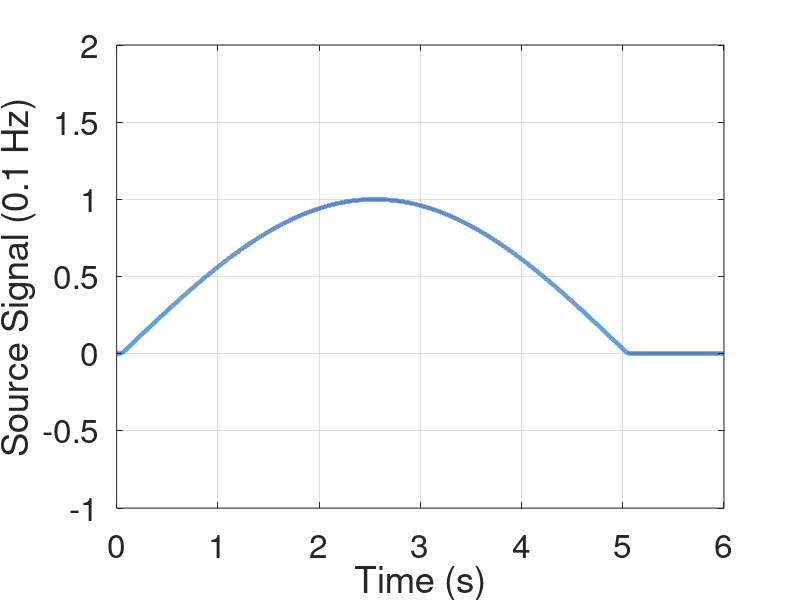
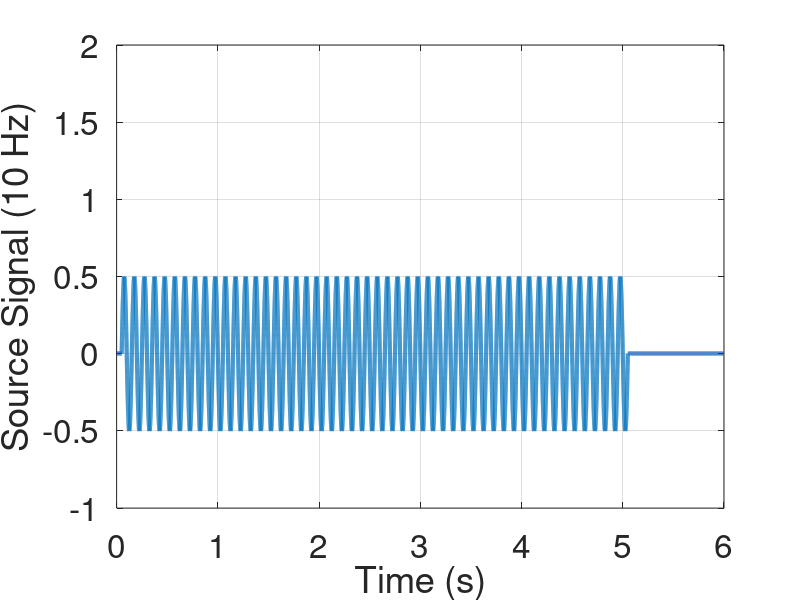
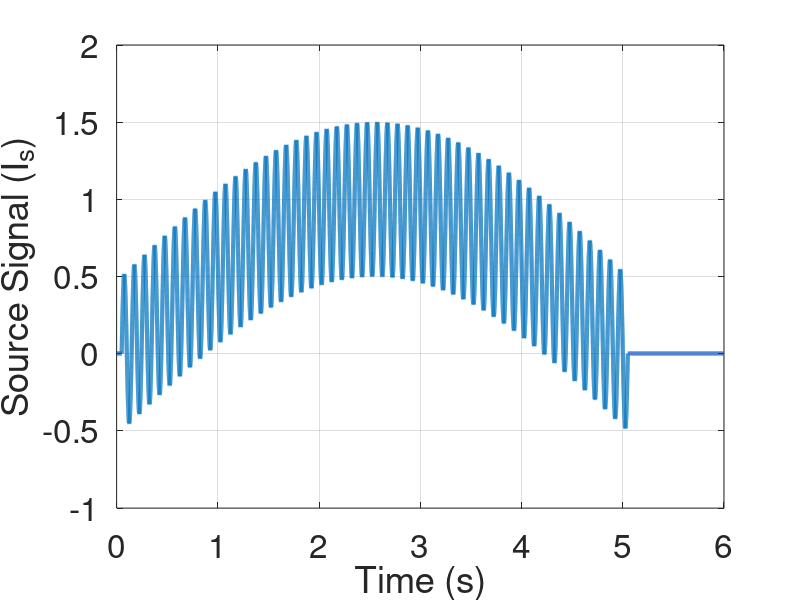

Write MATLAB code to recreate these figures, in order. (Note: this script raises an error after producing the figures.)
clear all 
clc
close all
%%%%%%%%%%%%%%%%%%%%%%%%%%%%%%%%%%%%%%%%%%%%%%%%%%%%%%%%%%%%%%%%%%%%%%%
nfig=0; 
video_steps = 50; %200
take_video = 0; %1 to save video of individual cases
%%%%%%%%%%%%%%%%%%%%%%%%%%%%%%%%%%%%%%%%%%%%%%%%%%%%%%%%%%%%%%%%%%%%%%%
%simulations 
%%%%%%%%%%%%%%%%%%%%%%%%%%%%%%%%%%%%%%%%%%%%%%%%%%%%%%%%%%%%%%%%%%%%%%%
L = 3;     %length of network in m
a = 0.2; 
khat = 1;    %stiffness between agents
f1 = 0.08; f2 = 0.1; f3 = 10;   %Hz source frequency
% f1 = 0.08; f2 = 0.1; f3 = 100;   %Hz source frequency
disp(['Simulating frequencies: ' num2str(f1) ' Hz, ' num2str(f2) ' Hz, ' num2str(f3) ' Hz.'])
%wave properties

T1 = 1/f1;                  %time period of propagated in seconds
T2 = 1/f2;
T3 = 1/f3;

cases_to_run = [1 1 0 1];   %[DSR Mom-small-damping Mom-large-damping Nesterov]


%%%%%%%%%%%%%%%%%%%%%%%%%%%%%%%%%%%%%%%%%%%%%%
%DSR parameters
gamma_dsr = 10;
% gamma_dsr = 1;
% gamma_dsr = 50;
% gamma_dsr = 15;
% gamma_dsr = 5;
beta2_dsr = 1;   %=1 for DSR
delta_t = 10^(-4); 
dt = delta_t;

%%%%%%%%%%%%%%%%%%%%%%%%%%%%%%%%%%%%
%constrained parameters 
D = 1; %number of spatial dimensions


n = 1*round(L/a) %number of agents

%return
%%%%%%%%%%%%%%%%%%%%%%%%%%%%%%%%%%%%%%%%%%%%%%
%network definition
connection_struct = [-0.5 1 -0.5];
A = zeros(n,n);
A(1,1) = 1; A(1, 2) = -0.5; 
A(n,n) = 1; A(n,n-1) = -1;
for i=2:1:n-1
    A(i,i-1:1:i+1) = connection_struct;
end
A = A;
B = [0.5; zeros(n-1,1)];

lambda_A = eig(A);

% beta1_dsr = 0*4/(max(lambda_A)*(gamma_dsr*delta_t+2));

video_name = ['Nov17-MovieS2-white.mp4'];

if (L <= 17.55*a)
    %%% selecting stable beta1
    %beta2_dsr = (pi^2*a^2/(4*L^2))*( sqrt( gamma_dsr*dt/(2*D) + 4*(L^2)/(pi^2*a^2) + beta1_dsr/(2*D) ) - sqrt( gamma_dsr*dt/(2*D)) )^2
    c = sqrt(gamma_dsr*a^2/(2*D*delta_t*beta2_dsr));
    beta1_dsr = 0.9*((beta2_dsr+1) - gamma_dsr*delta_t/2 )/max(lambda_A)

else    
    %%% selecting stable beta1
    beta1_dsr = 0.9*((beta2_dsr+1) - gamma_dsr*delta_t/2 )/max(lambda_A);
    beta2_dsr = 1;%(pi^2*a^2/(4*L^2))*( sqrt( gamma_dsr*dt/(2*D) + 4*(L^2)/(pi^2*a^2) + beta1_dsr/(2*D) ) - sqrt( gamma_dsr*dt/(2*D)) )^2
    c = sqrt(gamma_dsr*a^2/(2*D*delta_t*beta2_dsr));
    %   beta1_dsr = 4*gamma_dsr*L/(pi*c)
    video_name = ['Oct_27_2Dsimuls_longnetwork3.mp4'];
end

zeta_dsr = (1-beta2_dsr)*L/(pi*c*beta2_dsr*dt) + beta1_dsr*pi*c/(4*gamma_dsr*L)
omega_0 = pi*c/(2*L);
predicted_settling_time = 6/(zeta_dsr*omega_0)




%Momentum parameter
gamma_m = gamma_dsr;
beta2_m_1 = 0.999;
beta2_m_2 = 1;
beta1_m = 0;

%Nesterov parameter
gamma_n = gamma_dsr;
beta2_n = 0.999;
beta1_n = gamma_n*dt*beta2_n*(1+beta2_n);
beta2_n_2 = 1;
beta1_n_2 = gamma_n*dt*beta2_n_2*(1+beta2_n_2);


v = sqrt(gamma_dsr*a^2/(2*1*delta_t*beta2_dsr))        %wave velocity in m/s

tend = max(0.9*L/v, 6) %2.8835e+03 %20*L/v;           %s - duration of simulation time -- BEFORE REFLECTION 
% return


%%%%%%%%%%%%%%%%%%%%%%%%%%%%%%%%%%%%%%%%%%%




% 
% beta2_dsr = (pi^2*a^2/(4*L^2))*( sqrt( gamma_dsr*dt/(2*D) + 4*(L^2)/(pi^2*a^2) + beta1_dsr/(2*D) ) - sqrt( gamma_dsr*dt/(2*D)) )^2
%  c = sqrt(gamma_dsr*a^2/(2*D*delta_t*beta2_dsr));
%  zeta_dsr = (1-beta2_dsr)*L/(pi*c*beta2_dsr*dt) + beta1_dsr*pi*c/(4*gamma_dsr*L)
% omega_0 = pi*c/(2*L);
%  predicted_settling_time = 6/(zeta_dsr*omega_0)

predicted_settling_time = tend;
 
% 
%   return

%%%%%%%%%%%%%%%%%%%%%%%%%%%%%%%%%%%%%%%%%%%



%time variable
ts = 0:delta_t:T2/2; %time period of initial BC creating pulse
t = [ts (ts(end)+delta_t):delta_t:tend]; %time vector


%topological radius
threshold_dist = 2*a;

%%%%%%%%%%%%%%%%%%%%%%%%%%%%%%%%%%%%%%%%%%%%%%%%%%%%%%
%define input source
input1 = sin(2*pi*ts/T2);
input2 = 0.5*sin(2*pi*ts/T3);
input = input1 + input2;
initialzeros = 500; %2
Is1 = [zeros(1,initialzeros) input1 zeros(1, length(t)-length(ts)-initialzeros)];
Is2 = [zeros(1,initialzeros) input2 zeros(1, length(t)-length(ts)-initialzeros)];
Is = [zeros(1,initialzeros) input zeros(1, length(t)-length(ts)-initialzeros)];
% Is_1 = ones(size(t)); %sin(2*pi*f1*t);
% Is_2 = sin(2*pi*f2*t);
% Is_3 = sin(2*pi*f3*t);

Is_unitstep = ones(size(t));

%%%%%%%%%%%%%%%%%%%%%%%%%%%%%%%%%%%%%%%%%%%%%%%%%%%%%%
% Plot
%%%%%%%%%%%%%%%%%%%%%%%%%%%%%%%%%%%%%%%%%%%%%%%%%%%%%%

% nfig=nfig+1; figure(nfig);
% plot(t, Is_1, '-', t, Is_2, '-', t, Is_3, '-', 'LineWidth', 3);
% xlabel('Time (s)');
% ylabel('Is');
% title('Source Trajectory');

nfig=nfig+1; figure(nfig);
plot(t, Is1, '-','LineWidth', 3);
xlabel('Time (s)');
ylabel('Source Signal (0.1 Hz)');
grid on
set(gca, 'FontSize', 24);
ylim([-1 2])

nfig=nfig+1; figure(nfig);
plot(t, Is2, '-','LineWidth', 3);
xlabel('Time (s)');
ylabel('Source Signal (10 Hz)');
grid on
set(gca, 'FontSize', 24);
ylim([-1 2]);

nfig=nfig+1; figure(nfig);
plot(t, Is, '-','LineWidth', 3);
xlabel('Time (s)');
ylabel('Source Signal (I_s)');
grid on
set(gca, 'FontSize', 24);
ylim([-1 2])

%  return



if (cases_to_run(1)==1)


            %%%%%%%%METHOD 2: DSR %%%%%%%%%%%%%%%%%%%%%%%%%%%%
            
            %number of discrete x points
            num_of_x = n; %equal to number of agents in 1d network
            
            %number of time steps 
            num_of_t = length(t);
            
            Idsr1 = zeros(num_of_x, 3);  
            Im_1 = zeros(num_of_x,3);
            Im_2 = zeros(num_of_x, 3);
            Im_3 = zeros(num_of_x, 3);
            
            %DSR (Internal damping)
            thetadsr = 0*pi/2*ones(num_of_x, 3); %initially the angle is pi/2
            xdsr = linspace(a, num_of_x*a, num_of_x);
            ydsr = 0*xdsr;
            vel = 1; 
             leader_xytheta_dsr = [xdsr(1) ydsr(1) thetadsr(1,1);
                                   xdsr(1) ydsr(1) thetadsr(1,2)];
             follower_xytheta_dsr = [xdsr(end) ydsr(end) thetadsr(end,1);
                                   xdsr(end) ydsr(end) thetadsr(end,2)];
             time_vec = [t(1:2)];

             %M1 (viscous damping)
             thetam1 = thetadsr; xm1 = xdsr; ym1 = ydsr;
             leader_xytheta_m1 = leader_xytheta_dsr;
             follower_xytheta_m1 = follower_xytheta_dsr;

             %M2 (undamped)
             thetam2 = thetadsr; xm2 = xdsr; ym2 = ydsr;
             leader_xytheta_m2 = leader_xytheta_dsr;
             follower_xytheta_m2 = follower_xytheta_dsr
            

             %detect formation breaking
             formationbroken_dsr = 0;
             formationbroken_m1 = 0;
             formationbroken_m2 = 0;
             



            %defining variables to take snaps of wave at two instants
                snap1_taken = 0;
                snap2_taken = 0;
                snap3_taken = 0;
                snap4_taken = 0;
                snap5_taken = 0;
                snap6_taken = 0; 

        if (take_video == 1)
%             vidObj0 = VideoWriter('Oct_24_Case0.mp4', 'MPEG-4'); open(vidObj0);
%             vidObj1 = VideoWriter('Oct_24_Case1.mp4', 'MPEG-4'); open(vidObj1);
%             vidObj2 = VideoWriter('Oct_24_Case2.mp4', 'MPEG-4'); open(vidObj2);
             vidObj = VideoWriter(video_name, 'MPEG-4'); open(vidObj);
        end

            
            for k = [3:1:num_of_t] 
                t(k)/t(end)

                iii=3;

                %frequency f1
                %%%%%%%%%%%%%%%%%%%%%%%%%%%%%%%%%%%%%%%%%%%%%%%%%%%%   

               bigA = get_topological_A_matrix(xdsr, ydsr, threshold_dist, n);

               Delta_kminus1 = bigA*[Idsr1(:,iii-1); Is(k-1)];
               Delta_kminus2 = bigA*[Idsr1(:,iii-2); Is(k-2)];

               Idsr1(:,iii) = Idsr1(:,iii-1) - gamma_dsr*delta_t*Delta_kminus1 - beta1_dsr*(Delta_kminus1-Delta_kminus2) ...
                                    + beta2_dsr*(Idsr1(:,iii-1)-Idsr1(:,iii-2));% + gamma_dsr*delta_t*B(i)*Is(k-1); 

%                for i=1:1:(num_of_x) 
% 
% 
%                    if i==1 
%                     Deltai_kminus1 =  Idsr1(i,iii-1) - 0.5*Idsr1(i+1,iii-1) -0.5*Is(k-1) ; 
%                     Deltai_kminus2 =  Idsr1(i,iii-2) - 0.5*Idsr1(i+1,iii-2) -0.5*Is(k-2) ; 
%                    elseif i == num_of_x        
%                     Deltai_kminus1 = -1*Idsr1(i-1,iii-1) + Idsr1(i,iii-1);   
%                     Deltai_kminus2 = -1*Idsr1(i-1,iii-2) + Idsr1(i,iii-2);         
%                    else
%                     Deltai_kminus1 = -0.5*Idsr1(i-1,iii-1) + Idsr1(i,iii-1) - 0.5*Idsr1(i+1,iii-1);
%                     Deltai_kminus2 = -0.5*Idsr1(i-1,iii-2) + Idsr1(i,iii-2) - 0.5*Idsr1(i+1,iii-2); 
%                    end  
% 
%                    
%                    xdiff = xdsr(2:end) - xdsr(1:end-1); ydiff = ydsr(2:end)-ydsr(1:end-1);
%                    abs_diff = sqrt(xdiff.^2 + ydiff.^2);
% 
%                    if (max(abs_diff) > threshold_dist)
%                                     formationbroken_dsr = 1;
%                    end  
% 
%                    if (formationbroken_dsr == 0)
%                        Idsr1(i,iii) = Idsr1(i,iii-1) - gamma_dsr*delta_t*Deltai_kminus1 - beta1_dsr*(Deltai_kminus1-Deltai_kminus2) ...
%                                     + beta2_dsr*(Idsr1(i,iii-1)-Idsr1(i,iii-2));% + gamma_dsr*delta_t*B(i)*Is(k-1); 
%                    else
% 
%                         Idsr1(i,iii) = Idsr1(i,iii-1);
%                    end
% 
%                end
                
%                if (formationbroken_dsr == 0)
                       thetadsr = Idsr1*pi/2; %thetadsr + pi/2*Idsr1;
                       xdsr = xdsr + vel*delta_t*cos(thetadsr(:,3)');
                       ydsr = ydsr + vel*delta_t*sin(thetadsr(:,3)');
%                else 
%                        thetadsr = Idsr1*pi/2; %thetadsr + pi/2*Idsr1;
%                        xdsr = xdsr;
%                        ydsr = ydsr;
%                end



                Idsr = Idsr1;
                f=f2;

                Idsr1(:,1:2) = Idsr1(:,2:3);


                %%%%%%%%%%%%%%%%%%%%%%%%%%%%%%%%%%%%%%%%%%%%%%%%%%%%  
               bigA = get_topological_A_matrix(xm1, ym1, threshold_dist, n);

               Delta_kminus1 = bigA*[Im_1(:,iii-1); Is(k-1)];
               Delta_kminus2 = bigA*[Im_1(:,iii-2); Is(k-2)];
                
               Im_1(:,iii) = Im_1(:,iii-1) - gamma_m*delta_t*Delta_kminus1 - beta1_m*(Delta_kminus1-Delta_kminus2) ...
                                + beta2_m_1*(Im_1(:,iii-1)-Im_1(:,iii-2));


%                for i=1:1:(num_of_x) 
%                    
%                    if i==1 
%                     Deltai_kminus1 =  Im_1(i,iii-1) - 0.5*Im_1(i+1,iii-1) -0.5*Is(k-1) ; 
%                     Deltai_kminus2 =  Im_1(i,iii-2) - 0.5*Im_1(i+1,iii-2) -0.5*Is(k-2) ; 
%                    elseif i == num_of_x        
%                     Deltai_kminus1 = -1*Im_1(i-1,iii-1) + Im_1(i,iii-1); 
%                     Deltai_kminus2 = -1*Im_1(i-1,iii-2) + Im_1(i,iii-2);         
%                    else
%                     Deltai_kminus1 = -0.5*Im_1(i-1,iii-1) + Im_1(i,iii-1) - 0.5*Im_1(i+1,iii-1);  
%                     Deltai_kminus2 = -0.5*Im_1(i-1,iii-2) + Im_1(i,iii-2) - 0.5*Im_1(i+1,iii-2); 
%                    end
% 
%                     xdiff = xm1(2:end) - xm1(1:end-1); ydiff = ym1(2:end)-ym1(1:end-1);
%                     abs_diff = sqrt(xdiff.^2 + ydiff.^2);
% 
%                    if (max(abs_diff) > threshold_dist)
%                                     formationbroken_m1 = 1;
%                                     
%                    end  
%                 
%                    if (formationbroken_m1 == 0)
%                         Im_1(i,iii) = Im_1(i,iii-1) - gamma_m*delta_t*Deltai_kminus1 - beta1_m*(Deltai_kminus1-Deltai_kminus2) ...
%                                 + beta2_m_1*(Im_1(i,iii-1)-Im_1(i,iii-2));% + gamma_m*delta_t*B(i)*Is(k-1); 
%                    else
%                         Im_1(i,iii) = Im_1(i,iii-1);
% 
%                    end
%                end


%                if (formationbroken_m1 == 0)

                   diag_A_m1 = diag(bigA(1:n,1:n));

                   for i=1:1:n

                       if (diag_A_m1(i) == 0)

                        xm1(i) = xm1(i);% + vel*delta_t*cos(thetam2(:,3)');
                        ym1(i) = ym1(i);% + vel*delta_t*sin(thetam2(:,3)');
    
                       else

                         thetam1(i,:) = Im_1(i,:)*pi/2; %thetadsr + pi/2*Idsr1;
                         xm1(i) = xm1(i) + vel*delta_t*cos(thetam1(i,3)');
                         ym1(i) = ym1(i) + vel*delta_t*sin(thetam1(i,3)');
    
                       end

                   end

%                else
%                    thetam1 = Im_1*pi/2; %thetadsr + pi/2*Idsr1;
%                    xm1 = xm1;% + delta_t*cos(thetam1(:,3)');
%                    ym1 = ym1;% + delta_t*sin(thetam1(:,3)');
%                end


             %                 Idsr = Idsr1;
                %                 f=f2;

                Im_1(:,1:2) = Im_1(:,2:3);



               %%%%%%%%%%%%%%%%%%%%%%%%%%%%%%%%%%%%%%%%%%%%%%%%%%%% 
               bigA = get_topological_A_matrix(xm2, ym2, threshold_dist, n);

               Delta_kminus1 = bigA*[Im_2(:,iii-1); Is(k-1)];
               Delta_kminus2 = bigA*[Im_2(:,iii-2); Is(k-2)];
                
            Im_2(:,iii) = Im_2(:,iii-1) - gamma_m*delta_t*Delta_kminus1 - beta1_m*(Delta_kminus1-Delta_kminus2) ...
                    + beta2_m_2*(Im_2(:,iii-1)-Im_2(:,iii-2));% + gamma_m*delta_t*B(i)*Is(k-1); 

%                for i=1:1:(num_of_x) 
%                    
%                    if i==1 
%                     Deltai_kminus1 =  Im_2(i,iii-1) - 0.5*Im_2(i+1,iii-1) -0.5*Is(k-1) ; 
%                     Deltai_kminus2 =  Im_2(i,iii-2) - 0.5*Im_2(i+1,iii-2) -0.5*Is(k-2) ; 
%                    elseif i == num_of_x        
%                     Deltai_kminus1 = -1*Im_2(i-1,iii-1) + Im_2(i,iii-1);
%                     Deltai_kminus2 = -1*Im_2(i-1,iii-2) + Im_2(i,iii-2);         
%                    else
%                     Deltai_kminus1 = -0.5*Im_2(i-1,iii-1) + Im_2(i,iii-1) - 0.5*Im_2(i+1,iii-1);  
%                     Deltai_kminus2 = -0.5*Im_2(i-1,iii-2) + Im_2(i,iii-2) - 0.5*Im_2(i+1,iii-2); 
%                    end
% 
%                      xdiff = xm2(2:end) - xm2(1:end-1); ydiff = ym2(2:end)-ym2(1:end-1);
%                     abs_diff = sqrt(xdiff.^2 + ydiff.^2);
% 
%                    if (max(abs_diff) > threshold_dist)
%                                     formationbroken_m2 = 1;
%                                     
%                    end  
% 
%                    
%                   if (formationbroken_m2 == 0)
%                         Im_2(i,iii) = Im_2(i,iii-1) - gamma_m*delta_t*Deltai_kminus1 - beta1_m*(Deltai_kminus1-Deltai_kminus2) ...
%                                 + beta2_m_2*(Im_2(i,iii-1)-Im_2(i,iii-2));% + gamma_m*delta_t*B(i)*Is(k-1); 
%                   else
%                         Im_2(i,iii) = Im_2(i,iii-1);
%                   end
%                end

%                if (formationbroken_m2 == 0)

                  
                 
                   diag_A_m2 = diag(bigA(1:n,1:n));

                   for i=1:1:n

                       if (diag_A_m2(i) == 0)

                        xm2(i) = xm2(i);% + vel*delta_t*cos(thetam2(:,3)');
                        ym2(i) = ym2(i);% + vel*delta_t*sin(thetam2(:,3)');
    
                       else

                         thetam2(i,:) = Im_2(i,:)*pi/2; %thetadsr + pi/2*Idsr1;
                         xm2(i) = xm2(i) + vel*delta_t*cos(thetam2(i,3)');
                         ym2(i) = ym2(i) + vel*delta_t*sin(thetam2(i,3)');
    
                       end

                   end
% 
%                else
% 
%                    thetam2 = Im_2*pi/2; %thetadsr + pi/2*Idsr1;
%                    xm2 = xm2;% + delta_t*cos(thetam1(:,3)');
%                    ym2 = ym2;% + delta_t*sin(thetam1(:,3)');
% 
%                end



             %                 Idsr = Idsr1;
                %                 f=f2;

                Im_2(:,1:2) = Im_2(:,2:3);         





            
                
            
                if (mod(k,video_steps) == 0)
 

    



                          %%2D simul
                          leader_xytheta_dsr = [leader_xytheta_dsr; xdsr(1) ydsr(1) thetadsr(1,3)];
                          follower_xytheta_dsr = [follower_xytheta_dsr; xdsr(end) ydsr(end) thetadsr(end,3)];

                          leader_xytheta_m1 = [leader_xytheta_m1; xm1(1) ym1(1) thetam1(1,3)];
                          follower_xytheta_m1 = [follower_xytheta_m1; xm1(end) ym1(end) thetam1(end,3)];

                          leader_xytheta_m2 = [leader_xytheta_m2; xm2(1) ym2(1) thetam2(1,3)];
                          follower_xytheta_m2 = [follower_xytheta_m2; xm2(end) ym2(end) thetam2(end,3)];

                          time_vec = [time_vec t(k)];
                          
                          
                          ff = figure(100);
                          subplot(1,3,3);
                          plot(leader_xytheta_dsr(:,1), leader_xytheta_dsr(:,2), '-', 'LineWidth',1.5, 'Color', [0 0.7 0.7]);
                          hold on;
                          plot(follower_xytheta_dsr(:,1), follower_xytheta_dsr(:,2), 'b-', 'LineWidth',1.5);
                          plot(xdsr, ydsr, 'ko', 'MarkerSize', 6)%, 'MarkerFaceColor','k');
                          plot(xdsr(1), ydsr(1), 'bo', 'MarkerSize', 6, 'MarkerFaceColor', [0 0.7 0.7])
                          plot(xdsr(end), ydsr(end), 'bo', 'MarkerSize', 6, 'MarkerFaceColor', [0 0 1])
%                           quiver(xdsr(1), ydsr(1), cos(thetadsr(1,3)'), sin(thetadsr(1,3)'), 0.5, 'Color',[0 0 1])
%                           quiver(xdsr(end), ydsr(end), cos(thetadsr(end,3)'), sin(thetadsr(end,3)'), 0.5, 'Color',[1 0 0])
%                           quiver(xdsr(2:end-1), ydsr(2:end-1), cos(thetadsr(2:end-1,3)'), sin(thetadsr(2:end-1,3)'), 0.5, 'Color',[0 0 0])
                          quiver(xdsr, ydsr, cos(thetadsr(:,3)'), sin(thetadsr(:,3)'), 0.5, 'Color',[0 0 0])
                          if (formationbroken_dsr==1)
                              text(1,4,'Formation broken', 'FontSize', 20, 'Color',[1 0 0]);             
                          end
                          hold off
                          xlabel('X')
                          ylabel('Y')
                          xlim([0 6.5]);
                          ylim([-0.5 6]);
                          title('(c) Case 2: Internal damping')
                          set(gca, 'FontSize', 16)

                          subplot(1,3,2);
                          plot(leader_xytheta_m1(:,1), leader_xytheta_m1(:,2), '-', 'LineWidth',1.5, 'Color', [0 0.7 0.7]);
                          hold on;
                          plot(follower_xytheta_m1(:,1), follower_xytheta_m1(:,2), 'r-', 'LineWidth',1.5);
                          plot(xm1, ym1, 'ko', 'MarkerSize', 6)%, 'MarkerFaceColor','k');
                          plot(xm1(1), ym1(1), 'bo', 'MarkerSize', 6, 'MarkerFaceColor', [0 0.7 0.7])
                          plot(xm1(end), ym1(end), 'ko', 'MarkerSize', 6, 'MarkerFaceColor', [1 0 0])
%                           quiver(xdsr(1), ydsr(1), cos(thetadsr(1,3)'), sin(thetadsr(1,3)'), 0.5, 'Color',[0 0 1])
%                           quiver(xdsr(end), ydsr(end), cos(thetadsr(end,3)'), sin(thetadsr(end,3)'), 0.5, 'Color',[1 0 0])
%                           quiver(xdsr(2:end-1), ydsr(2:end-1), cos(thetadsr(2:end-1,3)'), sin(thetadsr(2:end-1,3)'), 0.5, 'Color',[0 0 0])
                          quiver(xm1, ym1, cos(thetam1(:,3)'), sin(thetam1(:,3)'), 0.5, 'Color',[0 0 0])
                          if (formationbroken_m1==1)
                              text(1,4,'Formation broken', 'FontSize', 20, 'Color',[1 0 0]);        
                          end
                          hold off
                          xlabel('X')
                          ylabel('Y')
                          xlim([0 6.5]);
                          ylim([-0.5 6]);
                          title('(b) Case 1: Viscous damping')
                          set(gca, 'FontSize', 16)

                          subplot(1,3,1);
                          plot(leader_xytheta_m2(:,1), leader_xytheta_m2(:,2), '-', 'LineWidth',1.5, 'Color', [0 0.7 0.7]);
                          hold on;
                          plot(follower_xytheta_m2(:,1), follower_xytheta_m2(:,2), 'g-', 'LineWidth',1.5);
                          plot(xm2, ym2, 'ko', 'MarkerSize', 6)%, 'MarkerFaceColor','k');
                          plot(xm2(1), ym2(1), 'bo', 'MarkerSize', 6, 'MarkerFaceColor', [0 0.7 0.7])
                          plot(xm2(end), ym2(end), 'ko', 'MarkerSize', 6, 'MarkerFaceColor', [0 1 0])
%                           quiver(xdsr(1), ydsr(1), cos(thetadsr(1,3)'), sin(thetadsr(1,3)'), 0.5, 'Color',[0 0 1])
%                           quiver(xdsr(end), ydsr(end), cos(thetadsr(end,3)'), sin(thetadsr(end,3)'), 0.5, 'Color',[1 0 0])
%                           quiver(xdsr(2:end-1), ydsr(2:end-1), cos(thetadsr(2:end-1,3)'), sin(thetadsr(2:end-1,3)'), 0.5, 'Color',[0 0 0])
                          quiver(xm2, ym2, cos(thetam2(:,3)'), sin(thetam2(:,3)'), 0.5, 'Color',[0 0 0])
                          if (formationbroken_m2==1)
                              text(1,4,'Formation broken', 'FontSize', 20, 'Color',[1 0 0]);            
                          end
                          hold off
                          xlabel('X')
                          ylabel('Y')
                          xlim([0 6.5]);
                          ylim([-0.5 6]);
                          title('(a) Case 0: Without damping')
                          set(gca, 'FontSize', 16)
                          ff.Position = [100 100 540*2 400];
                          set(gcf,'color','w');

                          pause(0.001)
                           if (take_video == 1)
                               F = getframe(gcf);
                               writeVideo(vidObj,F);
                           end


                end

           

              %if (t(k) >= predicted_settling_time/1.5 && snap6_taken == 0)
              if (t(k) >= 7 && snap6_taken == 0)
                 
                  k_6 = k;
            
                  snap6_taken = 1;
                    

                  signal_6_undamped = Im_2(:,iii-1);
                  signal_6_viscous = Im_1(:,iii-1);
                  signal_6_internal = Idsr1(:,iii-1);

                  signal_6_ideal = Im_3(:,iii-1);
            
              end

    
                        
            end

            if (take_video == 1)
%              close(vidObj0);
%              close(vidObj1);
%              close(vidObj2);
              close(vidObj);
            end






end

saveas(gcf,'Fig_15agents_topological','epsc')

return

%%%%%%%%%%%%%%%%%%%%%%%%%%%%%%%%%%%%%%%%%%%%%%%%%%%%%%%%%%%%%%%%%%% Function
%%%%%%%%%%%%%%%%%%%%%%%%%%%%%%%%%%%%%%%%%%%%%%%%%%%%%%%%%%%%%%%%%%%
function bigA = get_topological_A_matrix(xdsr, ydsr, radius, N)
%returns graph lapacian (N rows and columns where last N+1 column is for the source node
%and connected only to the leader agent) based on current x y location of agents with
%topological dist of given radius 
    bigA = zeros(N, N+1);

    pos_of_agents = sqrt(xdsr.^2+ydsr.^2);

    for i=1:1:N

            for j=1:1:N

                if ( j ~= i && abs(pos_of_agents(j)-pos_of_agents(i)) < radius )

                    bigA(i,j) = bigA(i,j) - 1;
%                     bigA(i,i) = bigA(i,i) + 1;
                        
                end    

            end

    end
    
    %leader agent
%     bigA(1,1) = bigA(1,1) + 1;
    bigA(1,N+1) = bigA(1, N+1) - 1;

    for i=1:1:N
            
            sum_of_row = - sum(bigA(i,:));
            
            if (sum_of_row > 0)
                bigA(i,:) = bigA(i,:)/sum_of_row;
            
                bigA(i,i) = 1;

            end

    end




end

function vf = filtered_derivative(t, x, wf, n)
% FILTERED_dERIVATIVE  take derivative of a filtered signal.
%   vf = filtered_derivative(t, x, wf, n) filters x to xf and takes its
%   derivative vf

    A = -wf*eye(n); B = wf*eye(n);
    C = -wf*eye(n); D = wf*eye(n);
    
    sys = ss(A, B, C, D);
    
    vf = lsim(sys, x, t);

end

function [t, I, Idot] = second_order_simulation(t, Is, n, c_s, c_sd, cd)


        %number of discrete x points
            num_of_x = n; %equal to number of agents in 1d network

            %number of time steps 
            num_of_t = length(t);

            I = zeros(num_of_x, num_of_t);
            Idot = zeros(num_of_x, num_of_t);

            %adding the initial condition on left end with sin input
            Idsr(1,:) = Is;
            % I(2,:) = Is;


            for k=3:1:num_of_t

               for i=1:1:(num_of_x) 

                   if i==1 
                       Deltai_kminus1 =  Idsr(i,k-1) - 0.5*Idsr(i+1,k-1) -0.5*Is(k-1) ; 
                       Deltai_kminus2 =  Idsr(i,k-2) - 0.5*Idsr(i+1,k-2) -0.5*Is(k-2) ; 
                   elseif i == num_of_x        
                       Deltai_kminus1 = -1*Idsr(i-1,k-1) + Idsr(i,k-1); 
                       Deltai_kminus2 = -1*Idsr(i-1,k-2) + Idsr(i,k-2);         
                   else
                       Deltai_kminus1 = -0.5*Idsr(i-1,k-1) + Idsr(i,k-1) - 0.5*Idsr(i+1,k-1);  
                       Deltai_kminus2 = -0.5*Idsr(i-1,k-2) + Idsr(i,k-2) - 0.5*Idsr(i+1,k-2); 
                   end

        
                       Idsr(i,k) = Idsr(i,k-1) - gamma_dsr*delta_t*Deltai_kminus1 - beta1_dsr*(Deltai_kminus1-Deltai_kminus2) ...
                                + beta2_dsr*(Idsr(i,k-1)-Idsr(i,k-2));



               end

            end

end


%return